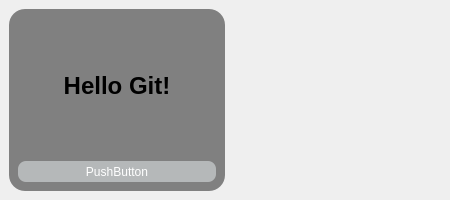
<?xml version="1.0" encoding="UTF-8"?>
<ui version="4.0">
 <class>MainWindow</class>
 <widget class="QMainWindow" name="MainWindow">
  <property name="geometry">
   <rect>
    <x>0</x>
    <y>0</y>
    <width>450</width>
    <height>200</height>
   </rect>
  </property>
  <property name="windowTitle">
   <string>MainWindow</string>
  </property>
  <widget class="QWidget" name="centralwidget">
   <layout class="QHBoxLayout" name="horizontalLayout">
    <item>
     <widget class="QFrame" name="frame">
      <property name="sizePolicy">
       <sizepolicy hsizetype="Expanding" vsizetype="Expanding">
        <horstretch>0</horstretch>
        <verstretch>0</verstretch>
       </sizepolicy>
      </property>
      <property name="minimumSize">
       <size>
        <width>150</width>
        <height>0</height>
       </size>
      </property>
      <property name="styleSheet">
       <string notr="true">border-radius: 16px;
background-color: grey;
</string>
      </property>
      <property name="frameShape">
       <enum>QFrame::StyledPanel</enum>
      </property>
      <property name="frameShadow">
       <enum>QFrame::Raised</enum>
      </property>
      <layout class="QVBoxLayout" name="verticalLayout">
       <item>
        <widget class="QLabel" name="label">
         <property name="text">
          <string>&lt;html&gt;&lt;head/&gt;&lt;body&gt;&lt;p align=&quot;center&quot;&gt;&lt;span style=&quot; font-size:18pt; font-weight:700;&quot;&gt;Hello Git!&lt;/span&gt;&lt;/p&gt;&lt;/body&gt;&lt;/html&gt;</string>
         </property>
         <property name="alignment">
          <set>Qt::AlignCenter</set>
         </property>
        </widget>
       </item>
       <item>
        <widget class="QPushButton" name="pushButton">
         <property name="minimumSize">
          <size>
           <width>0</width>
           <height>21</height>
          </size>
         </property>
         <property name="styleSheet">
          <string notr="true">QPushButton
{
	background-color: rgb(181, 184, 185);
	color: white;
	border-radius: 8px;
}

QPushButton::hover
{
	background-color: rgb(201, 204, 205);
}

QPushButton::pressed
{
	background-color:  rgb(211, 214, 215);
}</string>
         </property>
         <property name="text">
          <string>PushButton</string>
         </property>
        </widget>
       </item>
      </layout>
     </widget>
    </item>
    <item>
     <spacer name="horizontalSpacer">
      <property name="orientation">
       <enum>Qt::Horizontal</enum>
      </property>
      <property name="sizeType">
       <enum>QSizePolicy::Expanding</enum>
      </property>
      <property name="sizeHint" stdset="0">
       <size>
        <width>40</width>
        <height>20</height>
       </size>
      </property>
     </spacer>
    </item>
   </layout>
  </widget>
 </widget>
 <resources/>
 <connections/>
</ui>
